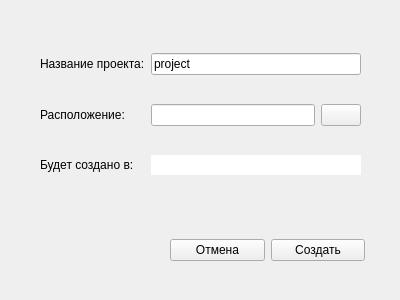
<?xml version="1.0" encoding="UTF-8"?>
<ui version="4.0">
 <class>Widget</class>
 <widget class="QWidget" name="Widget">
  <property name="geometry">
   <rect>
    <x>0</x>
    <y>0</y>
    <width>400</width>
    <height>300</height>
   </rect>
  </property>
  <property name="windowTitle">
   <string>Создать проект</string>
  </property>
  <widget class="QWidget" name="gridLayoutWidget">
   <property name="geometry">
    <rect>
     <x>40</x>
     <y>30</y>
     <width>321</width>
     <height>171</height>
    </rect>
   </property>
   <layout class="QGridLayout" name="gridLayout">
    <item row="0" column="0">
     <widget class="QLabel" name="nameLabel">
      <property name="text">
       <string>Название проекта:</string>
      </property>
     </widget>
    </item>
    <item row="1" column="1">
     <widget class="QLineEdit" name="locationEdit">
      <property name="frame">
       <bool>true</bool>
      </property>
     </widget>
    </item>
    <item row="1" column="0">
     <widget class="QLabel" name="locationLabel">
      <property name="text">
       <string>Расположение:</string>
      </property>
     </widget>
    </item>
    <item row="1" column="2">
     <widget class="QPushButton" name="locationBtn">
      <property name="text">
       <string/>
      </property>
     </widget>
    </item>
    <item row="0" column="1" colspan="2">
     <widget class="QLineEdit" name="nameEdit">
      <property name="text">
       <string>project</string>
      </property>
      <property name="frame">
       <bool>true</bool>
      </property>
     </widget>
    </item>
    <item row="2" column="0">
     <widget class="QLabel" name="createInLabel">
      <property name="text">
       <string>Будет создано в:</string>
      </property>
     </widget>
    </item>
    <item row="2" column="1" colspan="2">
     <widget class="QLineEdit" name="createInEdit">
      <property name="text">
       <string/>
      </property>
      <property name="frame">
       <bool>false</bool>
      </property>
      <property name="dragEnabled">
       <bool>false</bool>
      </property>
      <property name="readOnly">
       <bool>true</bool>
      </property>
      <property name="clearButtonEnabled">
       <bool>false</bool>
      </property>
     </widget>
    </item>
   </layout>
  </widget>
  <widget class="QWidget" name="horizontalLayoutWidget">
   <property name="geometry">
    <rect>
     <x>170</x>
     <y>230</y>
     <width>195</width>
     <height>41</height>
    </rect>
   </property>
   <layout class="QHBoxLayout" name="horizontalLayout">
    <item>
     <widget class="QPushButton" name="cancelBtn">
      <property name="text">
       <string>Отмена</string>
      </property>
     </widget>
    </item>
    <item>
     <widget class="QPushButton" name="createBtn">
      <property name="text">
       <string>Создать</string>
      </property>
     </widget>
    </item>
   </layout>
  </widget>
 </widget>
 <resources/>
 <connections/>
</ui>
